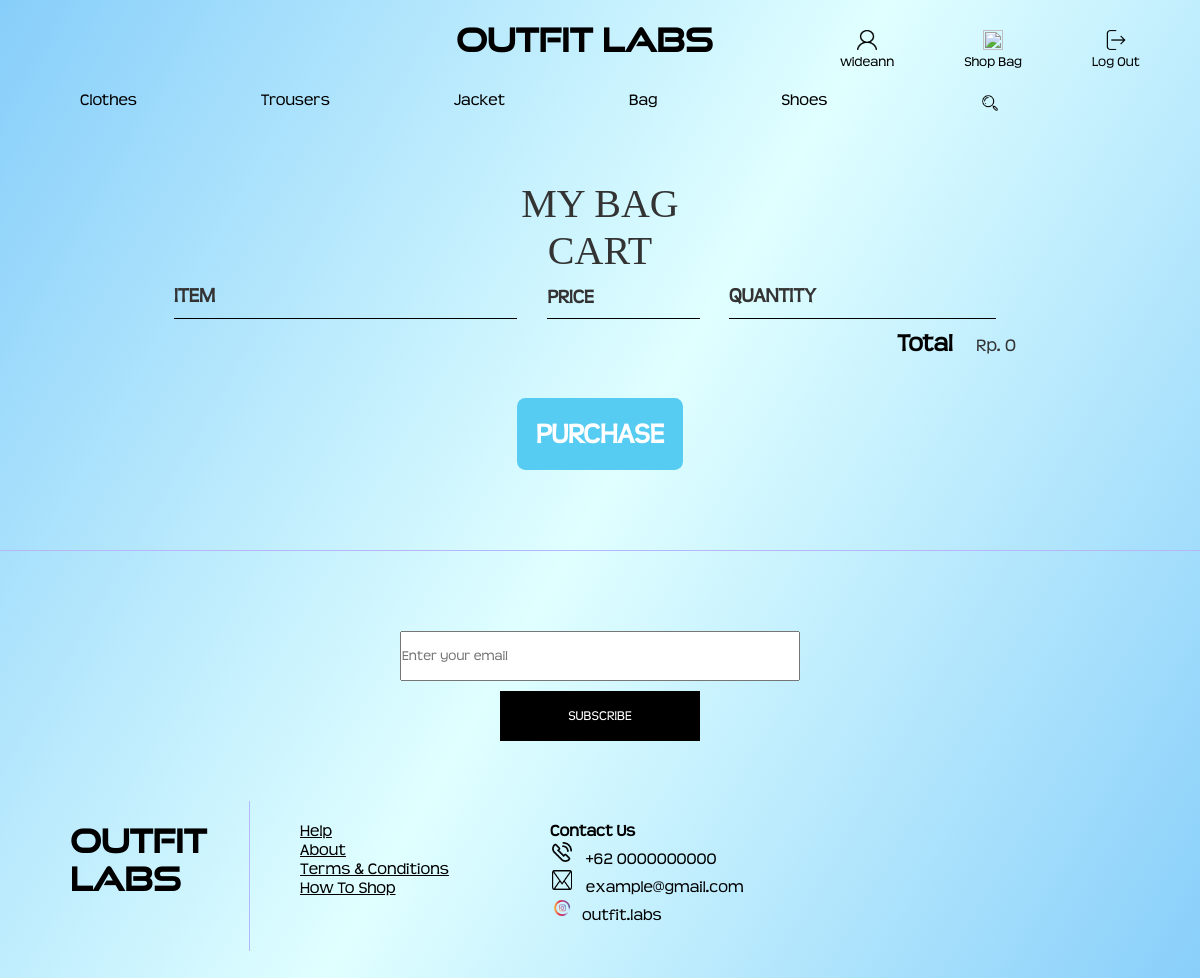
Before: /myBag.php (signed in) with the older database file.
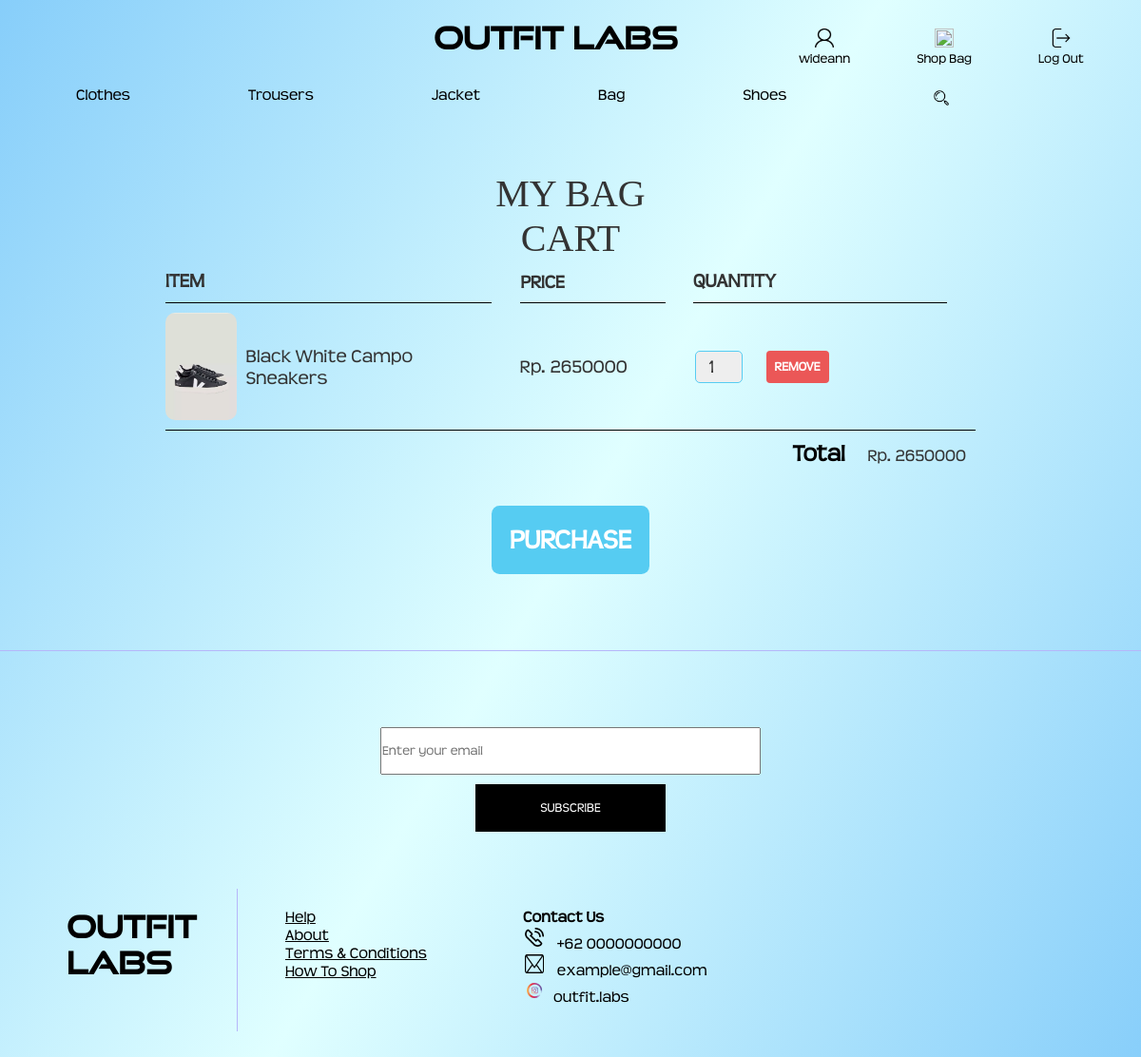
After: the same page with the newer database file.
### tables this page shows
CREATE TABLE `mybag` (
  `id` int(11) NOT NULL,
  `id_user` varchar(10) NOT NULL,
  `id_barang` varchar(10) NOT NULL,
  `jumlah` int(10) NOT NULL DEFAULT 1,
  `status` int(10) NOT NULL DEFAULT 1
);

CREATE TABLE `barang` (
  `id_barang` varchar(10) NOT NULL,
  `id_jenis` varchar(10) NOT NULL,
  `nama_barang` varchar(50) NOT NULL,
  `harga` varchar(30) NOT NULL,
  `stok` varchar(20) NOT NULL,
  `deskripsi` varchar(100) NOT NULL,
  `view` int(10) NOT NULL DEFAULT 0,
  `rate` float NOT NULL DEFAULT 5,
  `path` varchar(30) NOT NULL
);

### myBag.php (the view, shortened to what the changed rows need)
<?php
require_once("connection.php");
$id_user = $_SESSION['user']['id'];
$mycart = $conn->query("SELECT * FROM mybag m, barang b WHERE `id_user` = '$id_user' and `status`='2' and m.id_barang = b.id_barang")->fetch_all(MYSQLI_ASSOC);
?>
<!DOCTYPE html>
<html lang="en">
<head>
    <link rel="stylesheet" href="./css/myBag.css">
</head>
<body>
    <div class="all-container">
        <div class="header">
            <div class="menu">
                <a href="user.php">
                    <h1>Outfit Labs</h1>
                </a>
            </div>
        </div>
        <div class="main">
            <form method="post">
                <section class="container content-section">
                    <h2 class="section-header">MY BAG</h2>
                </section>
                <section class="container content-section">
                    <h2 class="section-header">CART</h2>
                    <div class="cart-items">
                        <?php $mycart = $conn->query("SELECT * FROM mybag m, barang b WHERE `id_user` = '$id_user' and `status`='2' and m.id_barang = b.id_barang")->fetch_all(MYSQLI_ASSOC);
                        $total = 0;
                        foreach ($mycart as $cart) {
                            $id_barang = $cart['id_barang'];
                            $c = $conn->query("SELECT * FROM `barang` WHERE `id_barang` = '$id_barang'")->fetch_assoc();
                            $id2 = $cart['id']."a";
                            $total += $c['harga'] * $cart['jumlah'];
                        ?>
                            <div class="cart-row">
                                <div class="cart-item cart-column">
                                    <img class="cart-item-image" src="<?= $c['path'] ?>" width="100" height="100">
                                    <span class="cart-item-title"><?= $c['nama_barang'] ?></span>
                                </div>
                                <span class="cart-price cart-column"><?= "Rp. " . $c['harga'] ?></span>
                                <div class="cart-quantity cart-column">
                                    <input class="cart-quantity-input" id = "<?php echo $id2; ?>" type="number" min="1" max='<?= $c['stok'] ?>' value="<?=$cart['jumlah']?>" oninput="inputJumlah(value,max,min,id,<?=$cart['id']?>)" onchange="gantiJumlah(value,id,<?=$cart['id']?>)">
                                    <button class="btn btn-danger" type="submit" name="removeCart" value="<?= $cart['id'] ?>">REMOVE</button>
                                </div>
                            </div>
                        <?php } ?>
                    </div>
                    <div class="cart-total">
                        <strong class="cart-total-title">Total</strong>
                        <span class="cart-total-price" id="harga">Rp. <?= $total ?></span>
                    </div>
                </section>
            </form>
        </div>
        <div class="footer">
            <div class="about">
                <div class="logo">
                    <h1>OUTFIT LABS</h1>
                </div>
            </div>
        </div>
    </div>
</body>
</html>

Changed rows visible on the page:
added mybag: id_barang.path (picture), id_barang.nama_barang "Black White Campo Sneakers", id_barang.harga "2650000", jumlah "1", $cart['id'] 26 (drawn)
Other visible differences:
$total: "0" → "2650000"
